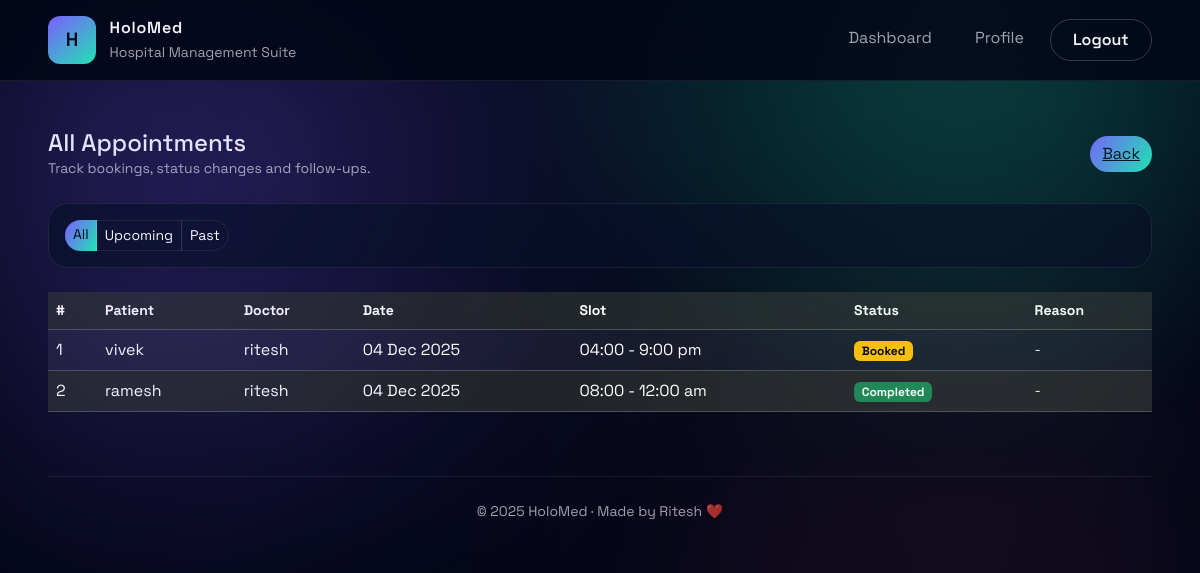
/admin/appointments (signed in), run on the app's committed database.
### app.py (models this page shows, shortened)
class Appointment(db.Model):
    id = db.Column(db.Integer, primary_key=True)
    patient_id = db.Column(db.Integer, db.ForeignKey("user.id"), nullable=False)
    doctor_id = db.Column(db.Integer, db.ForeignKey("user.id"), nullable=False)
    appointment_date = db.Column(db.Date, nullable=False)
    slot_label = db.Column(db.String(50), nullable=False)
    status = db.Column(db.String(20), default="Booked")
    reason = db.Column(db.Text)
    created_at = db.Column(db.DateTime, default=datetime.utcnow)
    updated_at = db.Column(db.DateTime, default=datetime.utcnow, onupdate=datetime.utcnow)
    cancelled_by = db.Column(db.String(20))

class User(db.Model):
    id = db.Column(db.Integer, primary_key=True)
    role = db.Column(db.String(20), nullable=False)
    full_name = db.Column(db.String(120), nullable=False)
    email = db.Column(db.String(120), unique=True, nullable=False)
    phone = db.Column(db.String(50))
    password_hash = db.Column(db.String(255), nullable=False)
    specialization = db.Column(db.String(120))
    experience_years = db.Column(db.Integer)
    bio = db.Column(db.Text)
    department_id = db.Column(db.Integer, db.ForeignKey("department.id"))
    is_active = db.Column(db.Boolean, default=True)
    is_blacklisted = db.Column(db.Boolean, default=False)
    created_at = db.Column(db.DateTime, default=datetime.utcnow)
    appointments_as_patient = db.relationship(
        "Appointment", foreign_keys="Appointment.patient_id", backref="patient", lazy=True
    )
    appointments_as_doctor = db.relationship(
        "Appointment", foreign_keys="Appointment.doctor_id", backref="doctor", lazy=True
    )

### app.py (the view)
@app.route("/admin/appointments")
@login_required(role="admin")
def admin_appointments():
    filter_type = request.args.get("filter", "all")  # all, upcoming, past
    today = date.today()
    query = Appointment.query
    if filter_type == "upcoming":
        query = query.filter(Appointment.appointment_date >= today)
    elif filter_type == "past":
        query = query.filter(Appointment.appointment_date < today)
    appointments = query.order_by(Appointment.appointment_date.desc(), Appointment.created_at.desc()).all()
    return render_template("admin/appointments.html", appointments=appointments, filter_type=filter_type)

### app.py (called while the page is built)
def get_current_user():
    user_id = session.get("user_id")
    if user_id:
        return User.query.get(user_id)
    return None

def login_required(role=None):
    def decorator(fn):
        @wraps(fn)
        def wrapper(*args, **kwargs):
            if not g.user:
                flash("Please log in to continue.", "warning")
                return redirect(url_for("login"))
            if role and g.user.role != role:
                flash("You are not authorized to view this page.", "danger")
                return redirect(url_for("dashboard"))
            return fn(*args, **kwargs)
        return wrapper
    return decorator

@app.before_request
def load_user():
    g.user = get_current_user()

@app.context_processor
def inject_helpers():
    def format_date(value):
        return value.strftime("%d %b %Y")
    return {
        "format_date": format_date,
        "today": date.today,
        "datetime": datetime,
        "timedelta": timedelta,
    }

### templates/admin/appointments.html (shortened to what this page needs)
{% extends "base.html" %}
{% block content %}
  <div class="d-flex justify-content-between align-items-center mb-4">
    <div>
      <h1 class="h4 mb-0">All Appointments</h1>
      <p class="text-muted small mb-0">Track bookings, status changes and follow-ups.</p>
    </div>
    <a href="{{ url_for('dashboard') }}" class="btn btn-link">Back</a>
  </div>
  <div class="card shadow-sm mb-4">
    <div class="card-body">
      <div class="btn-group" role="group">
        <a href="{{ url_for('admin_appointments', filter='all') }}" class="btn btn-sm btn-{{ 'primary' if filter_type == 'all' else 'outline-primary' }}">All</a>
        <a href="{{ url_for('admin_appointments', filter='upcoming') }}" class="btn btn-sm btn-{{ 'primary' if filter_type == 'upcoming' else 'outline-primary' }}">Upcoming</a>
        <a href="{{ url_for('admin_appointments', filter='past') }}" class="btn btn-sm btn-{{ 'primary' if filter_type == 'past' else 'outline-primary' }}">Past</a>
      </div>
    </div>
  </div>
  <div class="table-responsive">
    <table class="table table-striped align-middle">
      <thead class="small text-muted">
        <tr>
          <th>#</th>
          <th>Patient</th>
          <th>Doctor</th>
          <th>Date</th>
          <th>Slot</th>
          <th>Status</th>
          <th>Reason</th>
        </tr>
      </thead>
      <tbody>
        {% for appt in appointments %}
          <tr>
            <td>{{ loop.index }}</td>
            <td>{{ appt.patient.full_name }}</td>
            <td>{{ appt.doctor.full_name }}</td>
            <td>{{ format_date(appt.appointment_date) }}</td>
            <td>{{ appt.slot_label }}</td>
            <td>
              <span class="badge text-bg-{{ 'success' if appt.status == 'Completed' else 'warning' if appt.status == 'Booked' else 'secondary' }}">
                {{ appt.status }}
              </span>
            </td>
            <td class="small">{{ appt.reason or '-' }}</td>
          </tr>
        {% else %}
          <tr>
            <td colspan="7" class="text-center text-muted">No appointments found.</td>
          </tr>
        {% endfor %}
      </tbody>
    </table>
  </div>
{% endblock %}

### static/css/styles.css (style rules this page uses)
:root { --hms-bg: #030617; --hms-panel: rgba(9, 16, 40, 0.65); --hms-outline: rgba(255, 255, 255, 0.08); --hms-primary: #7c5dff; --hms-secondary: #20e3b2; --hms-text: #f4f6fb; --hms-muted: rgba(244, 246, 251, 0.65); }
body { font-family: "Space Grotesk", system-ui, -apple-system, BlinkMacSystemFont, "Segoe UI", sans-serif; color: var(--hms-text); background: radial-gradient(circle at 20% 20%, rgba(124, 93, 255, 0.15), transparent 45%), radial-gradient(circle at 80% 0%, rgba(32, 227, 178, 0.18), transparent 35%), var(--hms-bg); min-height: 100vh; margin: 0; }
* { font-family: inherit; }
h1, h2, h3, h4, h5, h6, p, span, div, a, button, label, input, select, textarea { font-family: "Space Grotesk", system-ui, -apple-system, BlinkMacSystemFont, "Segoe UI", sans-serif; }
.app-body { position: relative; overflow-x: hidden; }
.card, .stat-card, .department-tile { background: var(--hms-panel); border: 1px solid var(--hms-outline); border-radius: 1.25rem; box-shadow: 0 20px 60px rgba(0, 0, 0, 0.35); color: var(--hms-text); font-family: "Space Grotesk", system-ui, -apple-system, BlinkMacSystemFont, "Segoe UI", sans-serif; }
.card-body { color: var(--hms-text); font-family: "Space Grotesk", system-ui, -apple-system, BlinkMacSystemFont, "Segoe UI", sans-serif; }
.btn, .btn-primary { border-radius: 999px; border: none; background: linear-gradient(120deg, var(--hms-primary), var(--hms-secondary)); color: #050915; }
.btn-outline-primary, .btn-outline-danger, .btn-outline-secondary { border-radius: 999px; border: 1px solid var(--hms-outline); color: var(--hms-text); background: transparent; }
.table { color: var(--hms-text); }
.table thead { color: var(--hms-muted); }
.table-striped > tbody > tr:nth-of-type(odd) > * { background-color: rgba(255, 255, 255, 0.02); }

### data on the page
Appointment: patient.full_name "vivek", doctor.full_name "ritesh", appointment_date "04 Dec 2025", slot_label "04:00 - 9:00 pm", status "Booked", reason "-"
Appointment: patient.full_name "ramesh", doctor.full_name "ritesh", appointment_date "04 Dec 2025", slot_label "08:00 - 12:00 am", status "Completed", reason "-"
